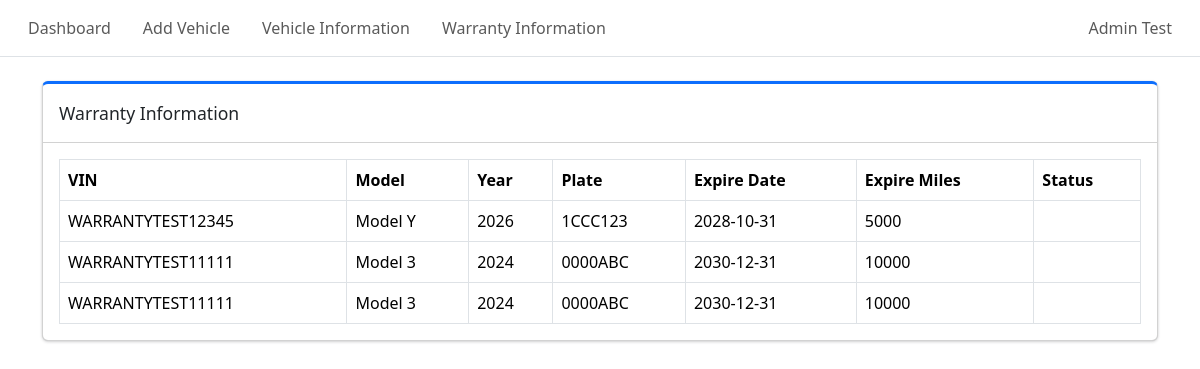
/admin/warranty_info (signed in), run on the app's committed database.
### tables this page shows
CREATE TABLE warranty (
    warranty_id INTEGER PRIMARY KEY AUTOINCREMENT,
    vehicle_id INTEGER NOT NULL,
    warranty_type TEXT NOT NULL,
    expire_date DATETIME,
    expire_miles INTEGER,
    FOREIGN KEY(vehicle_id) REFERENCES vehicle(vehicle_id)

);

CREATE TABLE vehicle (
    vehicle_id INTEGER PRIMARY KEY AUTOINCREMENT,
    vin TEXT NOT NULL UNIQUE CHECK(length(vin) = 17),
    make TEXT,
    model TEXT,
    model_year INTEGER,
    trim TEXT,
    exterior TEXT,
    interior TEXT,
    plate_number TEXT,
    mileage INTEGER,
    software TEXT,
    vehicle_status TEXT NOT NULL CHECK(vehicle_status IN ('Active', 'Inactive', 'Maintenance', 'Sold')),
    created_at DATETIME DEFAULT CURRENT_TIMESTAMP
);

### login.py (the view)
@app.route("/admin/warranty_info", methods=["GET"])
def admin_warrnty_list():
    if not session.get("admin_logged_in"):
        return redirect(url_for("admin_login"))
    conn = sqlite3.connect(DB_PATH)
    conn.row_factory = make_dict
    cur = conn.cursor()
    cur.execute("""
        SELECT v.vehicle_id, v.vin, v.model, v.model_year, v.plate_number, w.warranty_type, w.expire_date, w.expire_miles
        FROM warranty w
        JOIN vehicle v ON v.vehicle_id = w.vehicle_id
    """)
    warranties = cur.fetchall()
    conn.close()
    return(render_template("warranty_info.html", warranties=warranties))

### login.py (called while the page is built)
def make_dict(cursor, row):
    return {col[0]: row[idx] for idx, col in enumerate(cursor.description)}

### templates/warranty_info.html (shortened to what this page needs)
{% extends "base.html" %}
{% block content %}
<div class="col-12">
    <div class="card card-primary card-outline mb-4">
        <div class="card-header">
            <div class="card-title">Warranty Information</div>
        </div>
        <div class="card-body">
            <table id = "WarrantyTable" class="table table-bordered table-hover">
                <thead>
                    <tr>
                        <th>VIN</th>
                        <th>Model</th>
                        <th>Year</th>
                        <th>Plate</th>
                        <th>Expire Date</th>
                        <th>Expire Miles</th>
                        <th>Status</th>
                    </tr>
                </thead>
                <tbody>
                    {% for w in warranties %}
                    <tr data-id="{{w.vehicle_id}}" style="cursor:pointer;">
                        <td>{{w.vin}}</td>
                        <td>{{w.model}}</td>
                        <td>{{w.model_year}}</td>
                        <td>{{w.plate_number}}</td>
                        <td>{{w.expire_date or '-'}}</td>
                        <td>{{w.expire_miles or '-'}}</td>
                        <td>{{w.status}}</td>
                    </tr>
                    {% endfor %}
                </tbody>
            </table>
        </div>
    </div>
</div>
{% endblock %}

### templates/base.html (shortened to what this page needs)
<!doctype html>
<html lang="en">
    <head>
        <link href="https://cdn.jsdelivr.net/npm/bootstrap@5.3.8/dist/css/bootstrap.min.css"
            rel="stylesheet"
>
        <link rel="stylesheet"
            href="{{ url_for('static', filename='adminlte/css/adminlte.min.css') }}">
        <link rel="stylesheet"
            href="https://cdnjs.cloudflare.com/ajax/libs/font-awesome/6.5.1/css/all.min.css"
 />
        <link rel="stylesheet" href="https://cdn.datatables.net/1.13.6/css/dataTables.bootstrap5.min.css">
        <link rel="stylesheet" href="{{ url_for('static', filename='style.css') }}">
    </head>
    <body class="hold-transition sidebar-mini layout-fixed">
        <nav class="app-header navbar navbar-expand bg-body">
            <div class="container-fluid">
                <ul class="navbar-nav">
                    <li class="nav-item">
                        <a href="/admin/dashboard" class="nav-link">Dashboard</a>
                    </li>
                    <li class="nav-item">
                        <a href="/admin/add_vehicle" class="nav-link">Add Vehicle</a>
                    </li>
                    <li class="nav-item">
                        <a href="/admin/vehicle_info" class="nav-link">Vehicle Information</a>
                    </li>
                    <li class="nav-item">
                        <a href="/admin/warranty_info" class="nav-link">Warranty Information</a>
                    </li>
                </ul>
                <ul class="navbar-nav ms-auto">
                    <li class="nav-item dropdown user-menu">
                        <a href="#" class="nav-link dropdown-toggle" data-bs-toggle="dropdown">
                            <span>Admin Test</span>
                        </a>
                    </li>
                </ul>
            </div>
        </nav>
        <main class="container mt-4">
            {% block content %}{% endblock %}
        </main>
    </body>
</html>

### data on the page
warranty: vin "WARRANTYTEST12345", model "Model Y", model_year "2026", plate_number "1CCC123", expire_date "2028-10-31", expire_miles "5000"
warranty: vin "WARRANTYTEST11111", model "Model 3", model_year "2024", plate_number "0000ABC", expire_date "2030-12-31", expire_miles "10000"
warranty: vin "WARRANTYTEST11111", model "Model 3", model_year "2024", plate_number "0000ABC", expire_date "2030-12-31", expire_miles "10000"
